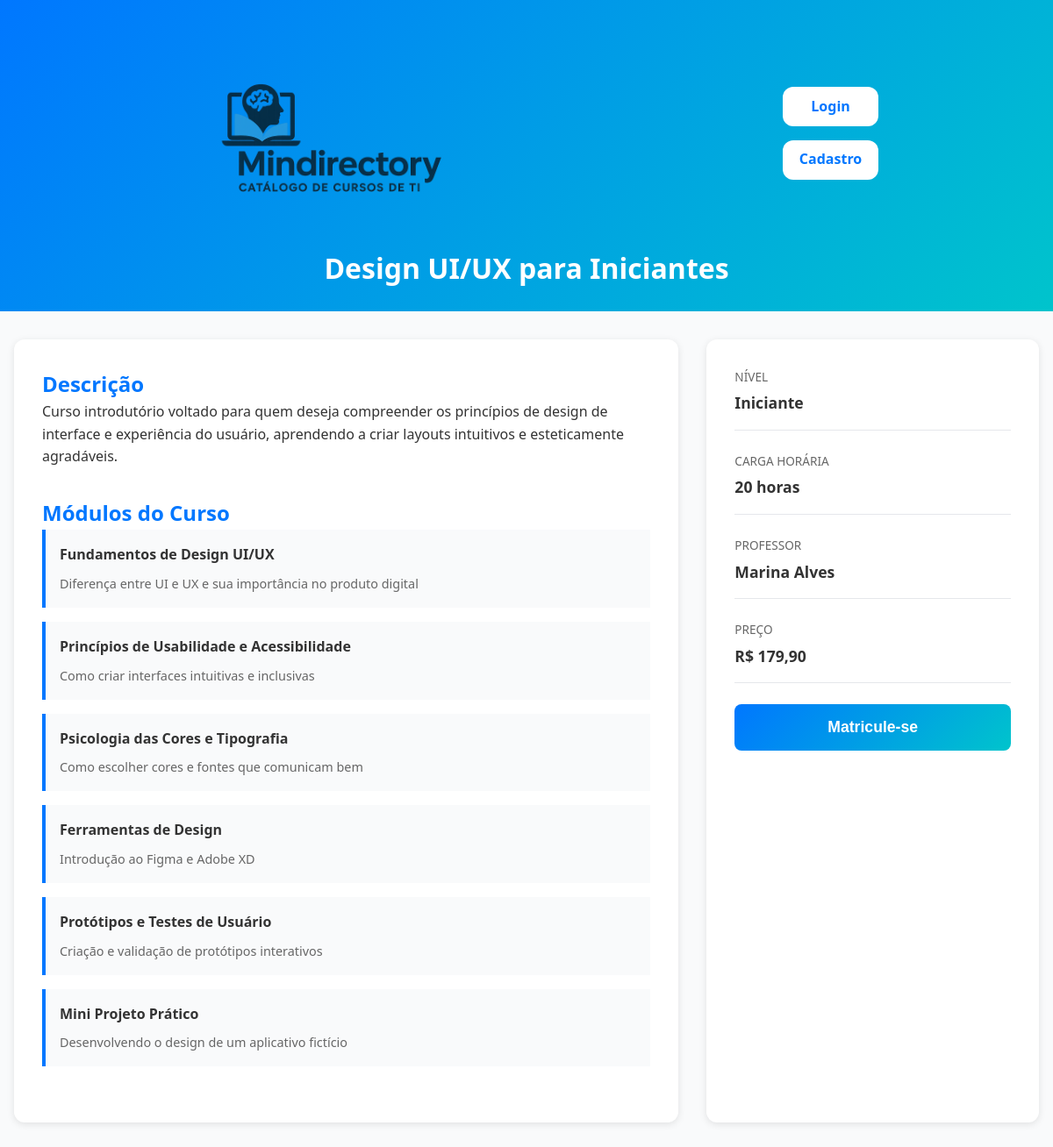
Page /4/ on the committed database.
### cursos/models.py (models this page shows, shortened)
class Curso(models.Model):
    nome = models.CharField(max_length=100)
    descricao = models.TextField()
    imagem = models.ImageField(upload_to='cursos/', blank=True, null=True)
    duracao = models.CharField(max_length=50, blank=True)
    nivel = models.CharField(max_length=50, blank=True)
    professor = models.CharField(max_length=50, blank=True)
    preco = models.DecimalField(max_digits=8, decimal_places=2, default=0.00)
    modulos = models.JSONField(default=list, blank=True)

### cursos/views.py (the view)
# urls.py: path('<int:id>/', views.pagina_cursos, name='pagina_cursos'),
def pagina_cursos(request, id):
    curso = get_object_or_404(Curso, id=id)
    return render(request, 'cursos/pagina_cursos.html', {'curso': curso})

### cursos/templates/cursos/pagina_cursos.html (shortened to what this page needs)
{% load static %}
<!DOCTYPE html>
<html lang="pt-BR">
<head>
    <link rel="stylesheet" href="{% static 'cursos/css/style-pagina-cursos.css' %}">
    <link rel="stylesheet" href="{% static 'cursos/css/style.css' %}">
</head>
<body>
    <header>
        <div class="container-header">
            <div class="logo-area">
                <a href="/"><img src="../../../media/default/logo.png" alt="Logo Mindirectory" class="logo"></a>
            </div>
                        <nav class="nav-links">
                {% if user.is_authenticated %}
                    <a href="/usuario" class="btn-nav">Minha Conta</a>
                    <a href="/logout" class="btn-nav destaque">Sair</a>
                {% else %}
                    <a href="/login" class="btn-nav destaque">Login</a>
                    <a href="/cadastro" class="btn-nav destaque">Cadastro</a>
                {% endif %}
            </nav>
        </div>
        <h1>{{ curso.nome }}</h1>
    </header>
    <div class="pagina-curso">
        <div class="lado-esquerdo">
            <div class="sobre-curso">
                <h2>Descrição</h2>
                <p>{{ curso.descricao }}</p>
            </div>
            <div class="lista-modulos">
                <h2>Módulos do Curso</h2>
                {% for modulo in curso.modulos %}
                    <div class="modulo">
                        <h3>{{ modulo.titulo }}</h3>
                        <p>{{ modulo.subtitulo }}</p>
                    </div>
                {% empty %}
                    <p>Nenhum módulo cadastrado.</p>
                {% endfor %}
            </div>
        </div>
        <aside class="lado-direito">
            <div class="detalhes">
                <span>Nível</span>
                <strong>{{ curso.nivel }}</strong>
            </div>
            <div class="detalhes">
                <span>Carga Horária</span>
                <strong>{{ curso.duracao }}</strong>
            </div>
            <div class="detalhes">
                <span>Professor</span>
                <strong>{{ curso.professor }}</strong>
            </div>
            <div class="detalhes">
                <span>Preço</span>
                <strong>R$ {{ curso.preco }}</strong>
            </div>
            <button class="botao-matricula">Matricule-se</button>
        </aside>
    </div>
</body>
</html>

### cursos/static/cursos/css/style-pagina-cursos.css (style rules this page uses)
body { font-family: 'Segoe UI', sans-serif; background-color: #f9fafb; color: #333; margin: 0; padding: 0; }
header { background: linear-gradient(135deg, #0077ff, #00c4cc); color: white; text-align: center; padding: 2rem 1rem; }
.pagina-curso { max-width: 1200px; margin: 2rem auto; padding: 0 1rem; display: grid; grid-template-columns: 2fr 1fr; gap: 2rem; }
.lado-esquerdo, .lado-direito { background: white; border-radius: 12px; box-shadow: 0 2px 8px rgba(0,0,0,0.1); padding: 2rem; }
.sobre-curso, .lista-modulos { margin-bottom: 2rem; }
h2 { color: #0077ff; margin-top: 0; }
.modulo { background: #f9fafb; padding: 1rem; margin-bottom: 1rem; border-left: 4px solid #0077ff; }
.modulo h3 { margin: 0 0 0.5rem 0; font-size: 1rem; }
.modulo p { margin: 0; color: #666; font-size: 0.9rem; }
.detalhes { margin-bottom: 1.5rem; padding-bottom: 1rem; border-bottom: 1px solid #e5e7eb; }
.detalhes span { display: block; font-size: 0.85rem; color: #666; text-transform: uppercase; margin-bottom: 0.3rem; }
.detalhes strong { font-size: 1.1rem; color: #333; }
.botao-matricula { width: 100%; background: linear-gradient(135deg, #0077ff, #00c4cc); color: white; border: none; padding: 1rem; border-radius: 8px; font-size: 1.1rem; font-weight: bold; cursor: pointer; }

### cursos/static/cursos/css/style.css (style rules this page uses)
:root { --cor-primaria: #0077ff; --cor-secundaria: #00c4cc; --cor-fundo: #f9fafb; --cor-texto: #333; --cor-branca: #fff; --sombra-card: 0 4px 10px rgba(0,0,0,0.08); --radius: 12px; }
* { box-sizing: border-box; margin: 0; padding: 0; }
body { font-family: 'Segoe UI', sans-serif; background-color: var(--cor-fundo); color: var(--cor-texto); line-height: 1.6; }
header { background: linear-gradient(135deg, var(--cor-primaria), var(--cor-secundaria)); color: var(--cor-branca); padding: 1.5rem 2rem; }
.container-header { display: flex; align-items: center; flex-direction: row; justify-content: space-around; }
.logo-area { display: flex; flex-direction: column; align-items: center; }
.logo { height: 240px; width: auto; margin-bottom: 0.5rem; }
.nav-links { display: flex; flex-direction: column; gap: 1rem; }
.btn-nav { color: var(--cor-branca); text-decoration: none; padding: 0.6rem 1.2rem; border-radius: var(--radius); background: rgba(255, 255, 255, 0.15); transition: background 0.3s ease, transform 0.2s ease; }
.btn-nav.destaque { background: var(--cor-branca); color: var(--cor-primaria); font-weight: bold; }

### rows in the picture
Curso: nome "Design UI/UX para Iniciantes", descricao "Curso introdutório voltado para quem deseja compreender os princípios de design de interface e experiência do usuário, aprendendo a criar layouts intuitivos e esteticamente agradáveis.", nivel "Iniciante", duracao "20 horas", professor "Marina Alves", preco "179,90"

### other values in the picture
{{ modulo.titulo }} "Fundamentos de Design UI/UX" "Princípios de Usabilidade e Acessibilidade" "Psicologia das Cores e Tipografia" "Ferramentas de Design" "Protótipos e Testes de Usuário" "Mini Projeto Prático"
{{ modulo.subtitulo }} "Diferença entre UI e UX e sua importância no produto digital" "Como criar interfaces intuitivas e inclusivas" "Como escolher cores e fontes que comunicam bem" "Introdução ao Figma e Adobe XD" "Criação e validação de protótipos interativos" "Desenvolvendo o design de um aplicativo fictício"
